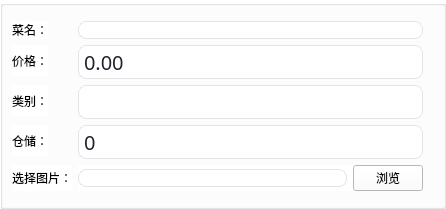
<?xml version="1.0" encoding="UTF-8"?>
<ui version="4.0">
 <class>DishInfoWidget</class>
 <widget class="QWidget" name="DishInfoWidget">
  <property name="geometry">
   <rect>
    <x>0</x>
    <y>0</y>
    <width>446</width>
    <height>202</height>
   </rect>
  </property>
  <property name="windowTitle">
   <string>Form</string>
  </property>
  <layout class="QVBoxLayout" name="verticalLayout">
   <property name="spacing">
    <number>0</number>
   </property>
   <property name="leftMargin">
    <number>0</number>
   </property>
   <property name="topMargin">
    <number>0</number>
   </property>
   <property name="rightMargin">
    <number>0</number>
   </property>
   <property name="bottomMargin">
    <number>0</number>
   </property>
   <item>
    <widget class="QGroupBox" name="groupBox">
     <property name="styleSheet">
      <string notr="true">background-color: rgb(255, 255, 255);</string>
     </property>
     <property name="title">
      <string/>
     </property>
     <layout class="QFormLayout" name="formLayout">
      <property name="rightMargin">
       <number>20</number>
      </property>
      <item row="1" column="0">
       <widget class="QLabel" name="label_name">
        <property name="text">
         <string>菜名：</string>
        </property>
       </widget>
      </item>
      <item row="1" column="1">
       <widget class="QLineEdit" name="lineEdit_name">
        <property name="styleSheet">
         <string notr="true">  border:1px solid rgba(228,228,228,1);
    font: 25 12pt '微软雅黑 Light';
    color: rgb(31,31,31);
  border-radius:8;
</string>
        </property>
       </widget>
      </item>
      <item row="2" column="0">
       <widget class="QLabel" name="label_price">
        <property name="text">
         <string>价格：</string>
        </property>
       </widget>
      </item>
      <item row="2" column="1">
       <widget class="QDoubleSpinBox" name="doubleSpinBox_price">
        <property name="styleSheet">
         <string notr="true">  color:#1e222b;
  padding: 1px 15px 1px 3px;
  border:1px solid rgba(228,228,228,1);
  border-radius:8;
  font-family: Microsoft YaHei;
  font-size: 20px;</string>
        </property>
        <property name="buttonSymbols">
         <enum>QAbstractSpinBox::NoButtons</enum>
        </property>
       </widget>
      </item>
      <item row="5" column="0">
       <widget class="QLabel" name="label_image">
        <property name="text">
         <string>选择图片：</string>
        </property>
       </widget>
      </item>
      <item row="5" column="1">
       <widget class="QWidget" name="widget" native="true">
        <layout class="QHBoxLayout" name="horizontalLayout_2">
         <property name="leftMargin">
          <number>0</number>
         </property>
         <property name="topMargin">
          <number>0</number>
         </property>
         <property name="rightMargin">
          <number>0</number>
         </property>
         <property name="bottomMargin">
          <number>0</number>
         </property>
         <item>
          <widget class="QLineEdit" name="lineEdit_path">
           <property name="styleSheet">
            <string notr="true">  border:1px solid rgba(228,228,228,1);
    font: 25 12pt '微软雅黑 Light';
    color: rgb(31,31,31);
  border-radius:8;
</string>
           </property>
          </widget>
         </item>
         <item>
          <widget class="QPushButton" name="pushButton_browse">
           <property name="maximumSize">
            <size>
             <width>70</width>
             <height>34</height>
            </size>
           </property>
           <property name="text">
            <string>浏览</string>
           </property>
          </widget>
         </item>
        </layout>
       </widget>
      </item>
      <item row="3" column="1">
       <widget class="QComboBox" name="comboBox_class">
        <property name="styleSheet">
         <string notr="true">QComboBox{
  color:#1e222b;
  padding: 1px 15px 1px 3px;
  border:1px solid rgba(228,228,228,1);
  border-radius:8;
  font-family: Microsoft YaHei;
  font-size: 20px;
}
QComboBox::drop-down {			/*下拉按钮*/
      subcontrol-origin: padding;
      subcontrol-position: top right;
      width: 20px;
      border:none;
}

QComboBox::down-arrow {		/*下拉按钮*/
      image: url(:/image/combox.png);
  }

QComboBox QAbstractItemView{	/*列表 */
	margin-top: 8px;
	margin-left: 6px;
	margin-bottom: 6px;
	margin-right: 6px;
	background:rgba(255,255,255,1);
    border:1px solid rgba(228,228,228,1);
    border-radius:8px;
	font-size:12px;
    font-family: Microsoft YaHei;
    outline: 0px;
    color:#1e222b;
    padding-left: 16px;
    padding-top: 12px;
	padding-bottom:12px;
    
  }

QComboBox QScrollBar::vertical{ /*滑条 主体部分*/
    width:6px;
    background:rgb(255,255,255);
    border:none;
}
QComboBox QScrollBar::handle::vertical{ /*滑块主体*/
    border-radius:3px;
    background-color: rgba(30, 34, 43, 0.2);
}
QComboBox QScrollBar::handle::vertical::hover{
    background-color: rgba(30, 34, 43, 0.2);
}
QComboBox QScrollBar::add-line::vertical{/*上箭头*/
    border:none;
}
QComboBox QScrollBar::sub-line::vertical{/*下箭头*/
    border:none;
}
</string>
        </property>
       </widget>
      </item>
      <item row="3" column="0">
       <widget class="QLabel" name="label_class">
        <property name="text">
         <string>类别：</string>
        </property>
       </widget>
      </item>
      <item row="0" column="0">
       <spacer name="verticalSpacer">
        <property name="orientation">
         <enum>Qt::Vertical</enum>
        </property>
        <property name="sizeHint" stdset="0">
         <size>
          <width>20</width>
          <height>40</height>
         </size>
        </property>
       </spacer>
      </item>
      <item row="4" column="0">
       <widget class="QLabel" name="label_storage">
        <property name="text">
         <string>仓储：</string>
        </property>
       </widget>
      </item>
      <item row="4" column="1">
       <widget class="QSpinBox" name="spinBox_storage">
        <property name="styleSheet">
         <string notr="true">  color:#1e222b;
  padding: 1px 15px 1px 3px;
  border:1px solid rgba(228,228,228,1);
  border-radius:8;
  font-family: Microsoft YaHei;
  font-size: 20px;</string>
        </property>
        <property name="buttonSymbols">
         <enum>QAbstractSpinBox::NoButtons</enum>
        </property>
       </widget>
      </item>
      <item row="6" column="0">
       <spacer name="verticalSpacer_2">
        <property name="orientation">
         <enum>Qt::Vertical</enum>
        </property>
        <property name="sizeHint" stdset="0">
         <size>
          <width>20</width>
          <height>40</height>
         </size>
        </property>
       </spacer>
      </item>
     </layout>
    </widget>
   </item>
  </layout>
 </widget>
 <resources/>
 <connections/>
</ui>
